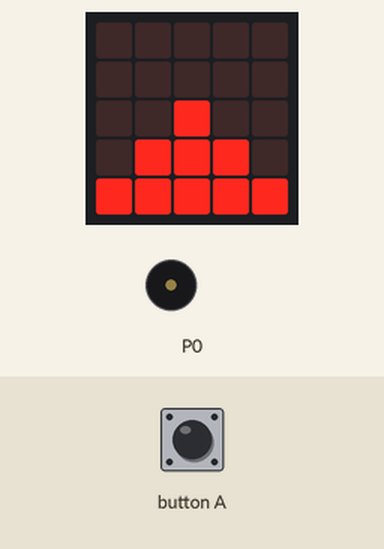
Bench run of a program on a simulated BBC micro:bit (MakeCode). On the bench: the board's 5×5 LED display, buzzer (waves = sounding). Inputs (shaded band) come from the test bench.

Above: at 1.2 s.
1.3 s: button A pressed for 0.15 s
At 1.82 s:
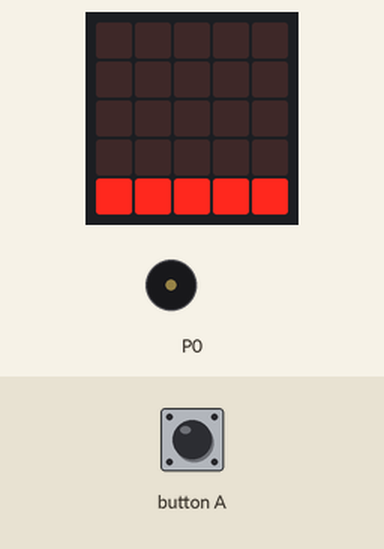
At 3.03 s:
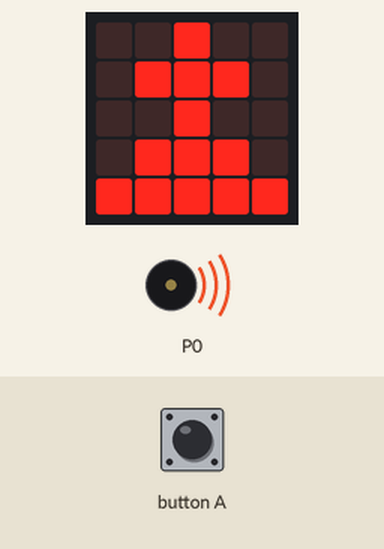
Timing chart, 0 to 11.0 s (numbered marks = the images above; inputs shaded):
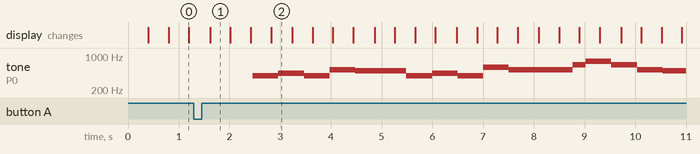

Measured:
- after the input at 1.3 s, tone on P0: plays 392 Hz for 0.51 s, 440 Hz for 0.51 s, 392 Hz for 0.51 s, 523 Hz for 0.51 s, 494 Hz for 1.0 s, 392 Hz for 0.51 s … (15 notes in this stretch), starting after 1.2 s
- what the display in image 0 shows lasts 0.4 s, from 0.8 s to 1.2 s

The program:

main.ts
```typescript
input.onButtonPressed(Button.A, function () {
    music.rest(music.beat(BeatFraction.Double))
    music.playTone(392, music.beat(BeatFraction.Half))
    music.playTone(392, music.beat(BeatFraction.Half))
    music.playTone(440, music.beat(BeatFraction.Whole))
    music.playTone(392, music.beat(BeatFraction.Whole))
    music.playTone(523, music.beat(BeatFraction.Whole))
    music.playTone(494, music.beat(BeatFraction.Double))
    music.playTone(392, music.beat(BeatFraction.Half))
    music.playTone(392, music.beat(BeatFraction.Half))
    music.playTone(440, music.beat(BeatFraction.Whole))
    music.playTone(392, music.beat(BeatFraction.Whole))
    music.playTone(587, music.beat(BeatFraction.Whole))
    music.playTone(523, music.beat(BeatFraction.Double))
    music.playTone(523, music.beat(BeatFraction.Half))
    music.playTone(659, music.beat(BeatFraction.Half))
    music.playTone(784, music.beat(BeatFraction.Whole))
    music.playTone(659, music.beat(BeatFraction.Whole))
    music.playTone(523, music.beat(BeatFraction.Whole))
    music.playTone(494, music.beat(BeatFraction.Whole))
    music.playTone(440, music.beat(BeatFraction.Whole))
    music.playTone(698, music.beat(BeatFraction.Half))
    music.playTone(698, music.beat(BeatFraction.Half))
    music.playTone(659, music.beat(BeatFraction.Whole))
    music.playTone(523, music.beat(BeatFraction.Whole))
    music.playTone(587, music.beat(BeatFraction.Whole))
})
basic.forever(function () {
    basic.showLeds(`
        . . . . .
        . . . . .
        . . . . .
        . . . . .
        # # # # #
        `)
    basic.showLeds(`
        . . . . .
        . . . . .
        . . . . .
        . # # # .
        # # # # #
        `)
    basic.showLeds(`
        . . . . .
        . . . . .
        . . # . .
        . # # # .
        # # # # #
        `)
    basic.showLeds(`
        . . # . .
        . # # # .
        . . # . .
        . # # # .
        # # # # #
        `)
})
```

test.ts
```typescript
// aquí va el archivo "tests"; esto no se compilará cuando este paquete se utilice como una extensión.
```
